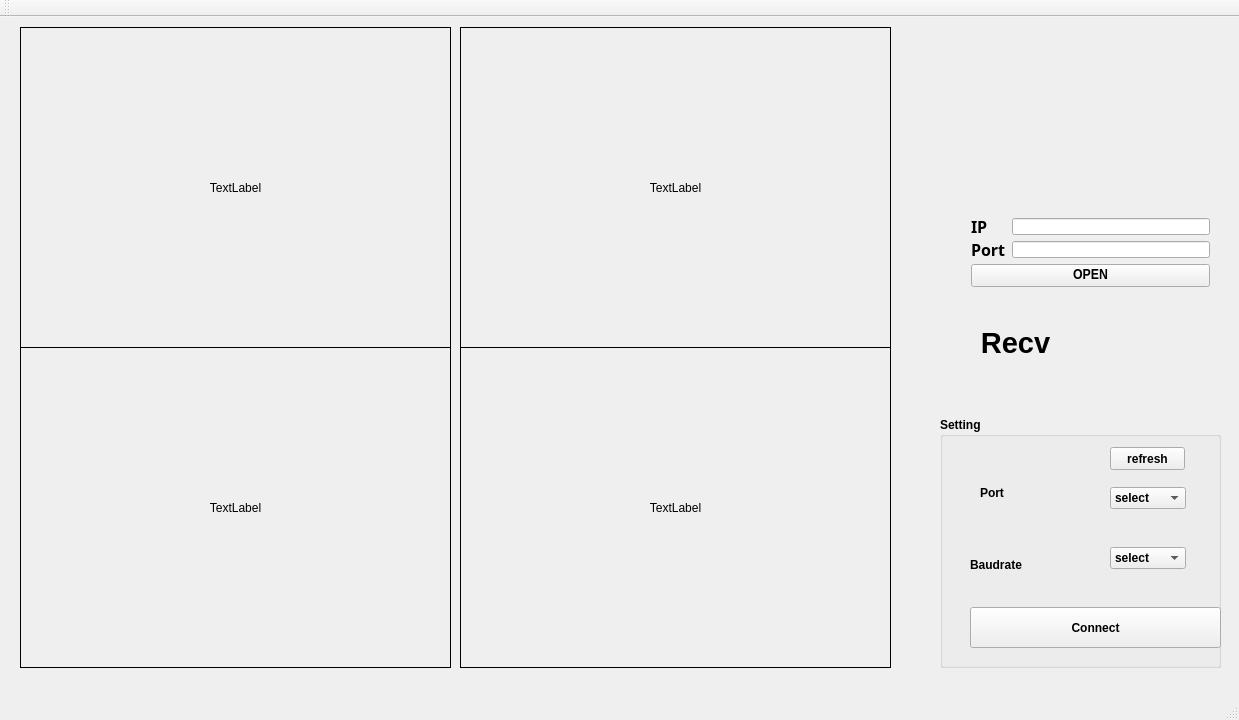
<?xml version="1.0" encoding="UTF-8"?>
<ui version="4.0">
 <class>MainWindow</class>
 <widget class="QMainWindow" name="MainWindow">
  <property name="geometry">
   <rect>
    <x>0</x>
    <y>0</y>
    <width>1239</width>
    <height>720</height>
   </rect>
  </property>
  <property name="windowTitle">
   <string>MainWindow</string>
  </property>
  <widget class="QWidget" name="centralWidget">
   <widget class="QLabel" name="cameraViewer_1">
    <property name="geometry">
     <rect>
      <x>20</x>
      <y>10</y>
      <width>431</width>
      <height>321</height>
     </rect>
    </property>
    <property name="frameShape">
     <enum>QFrame::Box</enum>
    </property>
    <property name="text">
     <string>TextLabel</string>
    </property>
    <property name="alignment">
     <set>Qt::AlignCenter</set>
    </property>
   </widget>
   <widget class="QLabel" name="label_3">
    <property name="geometry">
     <rect>
      <x>910</x>
      <y>290</y>
      <width>211</width>
      <height>71</height>
     </rect>
    </property>
    <property name="font">
     <font>
      <pointsize>22</pointsize>
      <weight>75</weight>
      <bold>true</bold>
     </font>
    </property>
    <property name="text">
     <string>Recv</string>
    </property>
    <property name="alignment">
     <set>Qt::AlignCenter</set>
    </property>
   </widget>
   <widget class="QWidget" name="layoutWidget">
    <property name="geometry">
     <rect>
      <x>960</x>
      <y>190</y>
      <width>261</width>
      <height>91</height>
     </rect>
    </property>
    <layout class="QVBoxLayout" name="verticalLayout">
     <item>
      <layout class="QGridLayout" name="gridLayout">
       <item row="0" column="0">
        <widget class="QLabel" name="labelIP">
         <property name="font">
          <font>
           <family>Arial Unicode MS</family>
           <pointsize>12</pointsize>
           <weight>75</weight>
           <bold>true</bold>
          </font>
         </property>
         <property name="text">
          <string>IP</string>
         </property>
        </widget>
       </item>
       <item row="0" column="1">
        <widget class="QLineEdit" name="textIP">
         <property name="font">
          <font>
           <pointsize>10</pointsize>
          </font>
         </property>
         <property name="text">
          <string/>
         </property>
        </widget>
       </item>
       <item row="1" column="0">
        <widget class="QLabel" name="labelPort">
         <property name="font">
          <font>
           <family>Arial Unicode MS</family>
           <pointsize>12</pointsize>
           <weight>75</weight>
           <bold>true</bold>
          </font>
         </property>
         <property name="text">
          <string>Port</string>
         </property>
        </widget>
       </item>
       <item row="1" column="1">
        <widget class="QLineEdit" name="textPort">
         <property name="font">
          <font>
           <pointsize>10</pointsize>
          </font>
         </property>
         <property name="text">
          <string/>
         </property>
        </widget>
       </item>
      </layout>
     </item>
     <item>
      <widget class="QPushButton" name="buttonOpen">
       <property name="font">
        <font>
         <family>Arial Narrow</family>
         <pointsize>11</pointsize>
         <weight>75</weight>
         <bold>true</bold>
        </font>
       </property>
       <property name="text">
        <string>OPEN</string>
       </property>
      </widget>
     </item>
    </layout>
   </widget>
   <widget class="QGroupBox" name="groupBox">
    <property name="geometry">
     <rect>
      <x>940</x>
      <y>400</y>
      <width>281</width>
      <height>251</height>
     </rect>
    </property>
    <property name="font">
     <font>
      <weight>75</weight>
      <bold>true</bold>
     </font>
    </property>
    <property name="title">
     <string>Setting</string>
    </property>
    <widget class="QLabel" name="label_Port">
     <property name="geometry">
      <rect>
       <x>40</x>
       <y>70</y>
       <width>56</width>
       <height>12</height>
      </rect>
     </property>
     <property name="text">
      <string>Port</string>
     </property>
    </widget>
    <widget class="QLabel" name="label_Baudrate">
     <property name="geometry">
      <rect>
       <x>30</x>
       <y>140</y>
       <width>71</width>
       <height>16</height>
      </rect>
     </property>
     <property name="text">
      <string>Baudrate</string>
     </property>
    </widget>
    <widget class="QComboBox" name="ComboBox_Port">
     <property name="geometry">
      <rect>
       <x>170</x>
       <y>70</y>
       <width>76</width>
       <height>22</height>
      </rect>
     </property>
     <item>
      <property name="text">
       <string>select</string>
      </property>
     </item>
    </widget>
    <widget class="QComboBox" name="ComboBox_Baudrate">
     <property name="geometry">
      <rect>
       <x>170</x>
       <y>130</y>
       <width>76</width>
       <height>22</height>
      </rect>
     </property>
     <item>
      <property name="text">
       <string>select</string>
      </property>
     </item>
    </widget>
    <widget class="QPushButton" name="Button_Connect">
     <property name="geometry">
      <rect>
       <x>30</x>
       <y>190</y>
       <width>251</width>
       <height>41</height>
      </rect>
     </property>
     <property name="text">
      <string>Connect</string>
     </property>
    </widget>
    <widget class="QPushButton" name="Button_refresh">
     <property name="geometry">
      <rect>
       <x>170</x>
       <y>30</y>
       <width>75</width>
       <height>23</height>
      </rect>
     </property>
     <property name="text">
      <string>refresh</string>
     </property>
    </widget>
   </widget>
   <widget class="QLabel" name="cameraViewer_2">
    <property name="geometry">
     <rect>
      <x>460</x>
      <y>10</y>
      <width>431</width>
      <height>321</height>
     </rect>
    </property>
    <property name="frameShape">
     <enum>QFrame::Box</enum>
    </property>
    <property name="text">
     <string>TextLabel</string>
    </property>
    <property name="alignment">
     <set>Qt::AlignCenter</set>
    </property>
   </widget>
   <widget class="QLabel" name="cameraViewer_3">
    <property name="geometry">
     <rect>
      <x>20</x>
      <y>330</y>
      <width>431</width>
      <height>321</height>
     </rect>
    </property>
    <property name="frameShape">
     <enum>QFrame::Box</enum>
    </property>
    <property name="text">
     <string>TextLabel</string>
    </property>
    <property name="alignment">
     <set>Qt::AlignCenter</set>
    </property>
   </widget>
   <widget class="QLabel" name="cameraViewer_4">
    <property name="geometry">
     <rect>
      <x>460</x>
      <y>330</y>
      <width>431</width>
      <height>321</height>
     </rect>
    </property>
    <property name="frameShape">
     <enum>QFrame::Box</enum>
    </property>
    <property name="text">
     <string>TextLabel</string>
    </property>
    <property name="alignment">
     <set>Qt::AlignCenter</set>
    </property>
   </widget>
  </widget>
  <widget class="QMenuBar" name="menuBar">
   <property name="geometry">
    <rect>
     <x>0</x>
     <y>0</y>
     <width>1239</width>
     <height>21</height>
    </rect>
   </property>
  </widget>
  <widget class="QToolBar" name="mainToolBar">
   <attribute name="toolBarArea">
    <enum>TopToolBarArea</enum>
   </attribute>
   <attribute name="toolBarBreak">
    <bool>false</bool>
   </attribute>
  </widget>
  <widget class="QStatusBar" name="statusBar"/>
 </widget>
 <layoutdefault spacing="6" margin="11"/>
 <resources/>
 <connections/>
</ui>
